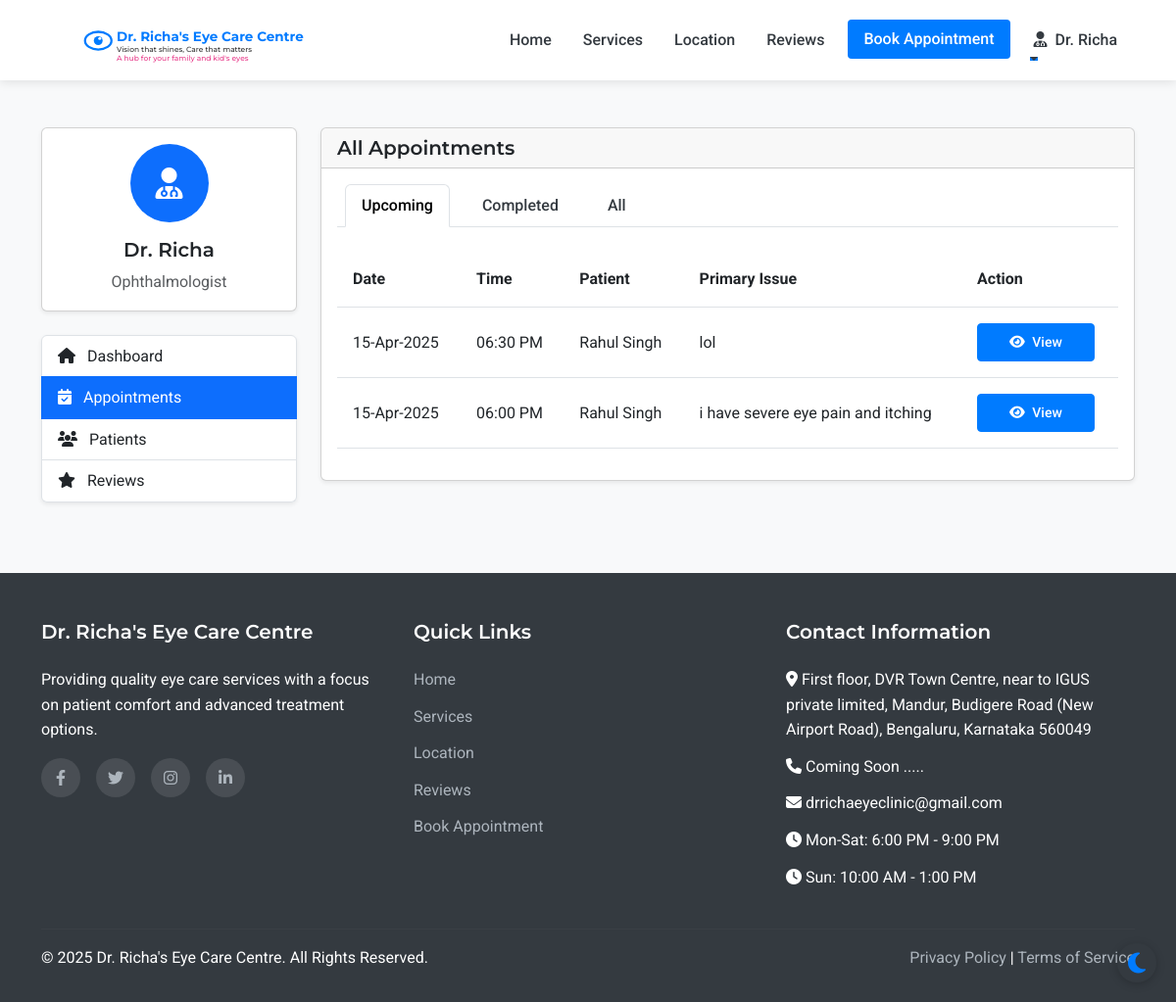
The page /admin/appointments (signed in) on the database as committed earlier.
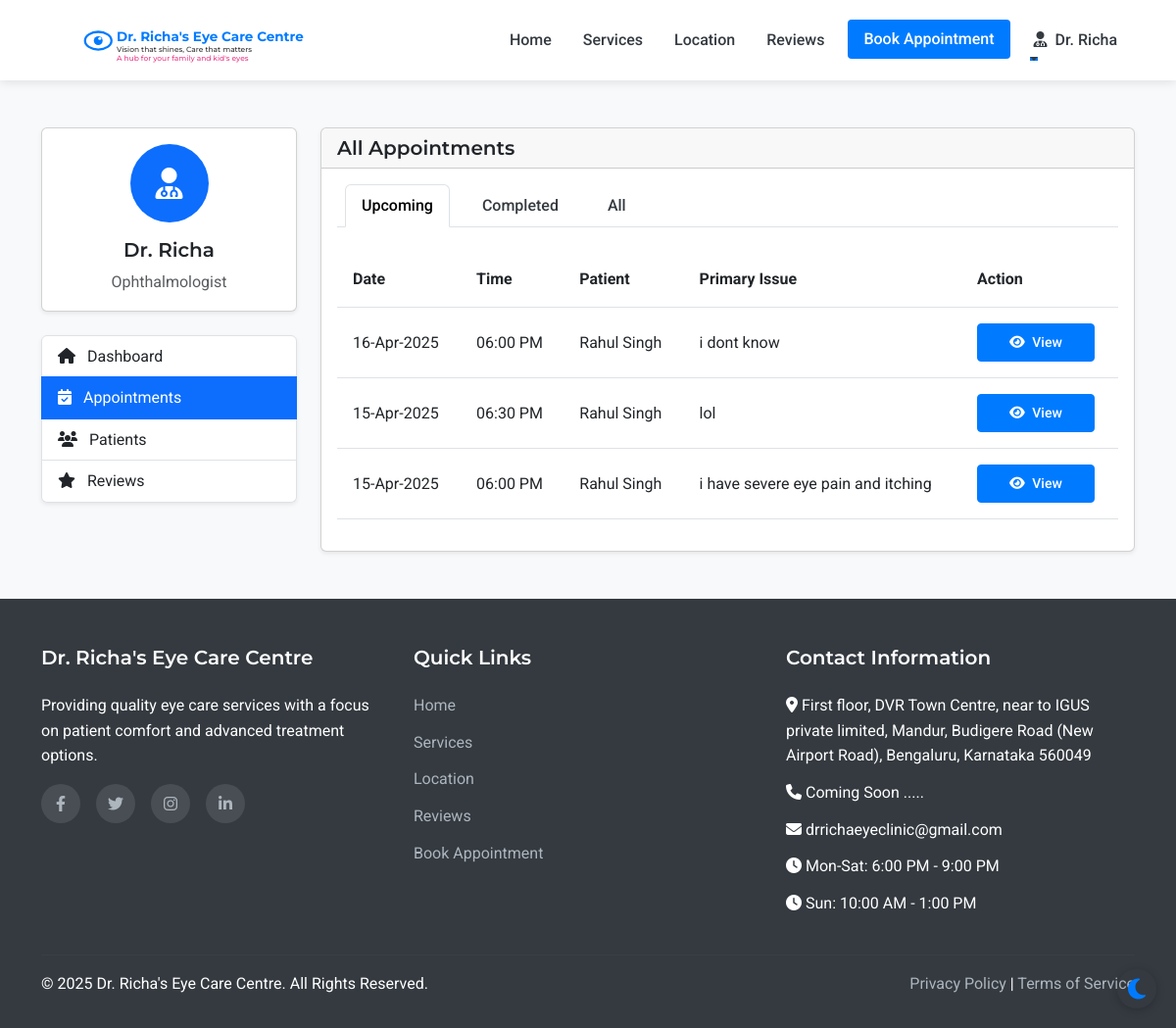
The same page on the database as committed later.
### models.py (models this page shows, shortened)
class Appointment(db.Model):
    id = db.Column(db.Integer, primary_key=True)
    patient_id = db.Column(db.Integer, db.ForeignKey('patient.id'), nullable=False)
    appointment_date = db.Column(db.Date, nullable=False)
    appointment_time = db.Column(db.Time, nullable=False)
    primary_issue = db.Column(db.Text, nullable=True)
    referral_info = db.Column(db.String(255), nullable=True)
    status = db.Column(db.String(20), default='scheduled')  # scheduled, completed, cancelled
    created_at = db.Column(db.DateTime, default=datetime.utcnow)
    consultation_fee = db.Column(db.Float, nullable=False, default=500.0)
    payment_status = db.Column(db.String(20), default='pending')  # pending, paid

class Patient(UserMixin, db.Model):
    id = db.Column(db.Integer, primary_key=True)
    full_name = db.Column(db.String(100), nullable=False)
    mobile_number = db.Column(db.String(15), nullable=False)
    email = db.Column(db.String(100), nullable=True)
    age = db.Column(db.Integer, nullable=False)
    password_hash = db.Column(db.String(256), nullable=True)
    is_registered = db.Column(db.Boolean, default=False)
    created_at = db.Column(db.DateTime, nullable=False, default=datetime.utcnow)
    appointments = db.relationship('Appointment', backref='patient', lazy=True)

### routes.py (the view)
@app.route('/admin/appointments')
@login_required
def admin_appointments():
    if not (isinstance(current_user, Admin) or isinstance(current_user, Doctor) or isinstance(current_user, Assistant)):
        flash('Access denied. Staff privileges required.', 'danger')
        return redirect(url_for('index'))
    appointments = Appointment.query.order_by(desc(Appointment.appointment_date), desc(Appointment.appointment_time)).all()
    return render_template('admin/appointments.html', appointments=appointments)

### templates/admin/appointments.html (shortened to what this page needs)
{% extends 'layout.html' %}
{% block content %}
<section class="py-5 bg-light">
    <div class="container">
        <div class="row">
            <div class="col-lg-3 mb-4">
                <div class="card shadow-sm mb-4">
                    <div class="card-body text-center">
                        <div class="avatar-circle bg-primary text-white mb-3">
                            <i class="fas fa-user-md fa-2x"></i>
                        </div>
                        <h5 class="card-title">Dr. Richa</h5>
                        <p class="card-text text-muted">Ophthalmologist</p>
                    </div>
                </div>
                <div class="list-group shadow-sm">
                    <a href="{{ url_for('admin_dashboard') }}" class="list-group-item list-group-item-action">
                        <i class="fas fa-home me-2"></i> Dashboard
                    </a>
                    <a href="{{ url_for('admin_appointments') }}" class="list-group-item list-group-item-action active">
                        <i class="fas fa-calendar-check me-2"></i> Appointments
                    </a>
                    <a href="{{ url_for('admin_patients') }}" class="list-group-item list-group-item-action">
                        <i class="fas fa-users me-2"></i> Patients
                    </a>
                    <a href="{{ url_for('admin_reviews') }}" class="list-group-item list-group-item-action">
                        <i class="fas fa-star me-2"></i> Reviews
                    </a>
                </div>
            </div>
            <div class="col-lg-9">
                <div class="card shadow-sm">
                    <div class="card-header">
                        <h5 class="mb-0">All Appointments</h5>
                    </div>
                    <div class="card-body">
                        <ul class="nav nav-tabs mb-4" id="appointmentTabs" role="tablist">
                            <li class="nav-item" role="presentation">
                                <button class="nav-link active" id="upcoming-tab" data-bs-toggle="tab" data-bs-target="#upcoming" type="button" role="tab" aria-controls="upcoming" aria-selected="true">Upcoming</button>
                            </li>
                            <li class="nav-item" role="presentation">
                                <button class="nav-link" id="completed-tab" data-bs-toggle="tab" data-bs-target="#completed" type="button" role="tab" aria-controls="completed" aria-selected="false">Completed</button>
                            </li>
                            <li class="nav-item" role="presentation">
                                <button class="nav-link" id="all-tab" data-bs-toggle="tab" data-bs-target="#all" type="button" role="tab" aria-controls="all" aria-selected="false">All</button>
                            </li>
                        </ul>
                        <div class="tab-content" id="appointmentTabsContent">
                            <div class="tab-pane fade show active" id="upcoming" role="tabpanel" aria-labelledby="upcoming-tab">
                                <div class="table-responsive">
                                    <table class="table table-hover">
                                        <thead>
                                            <tr>
                                                <th>Date</th>
                                                <th>Time</th>
                                                <th>Patient</th>
                                                <th>Primary Issue</th>
                                                <th>Action</th>
                                            </tr>
                                        </thead>
                                        <tbody>
                                            {% for appointment in appointments %}
                                                {% if appointment.appointment_date >= now.date() and appointment.status == 'scheduled' %}
                                                    <tr>
                                                        <td>{{ appointment.appointment_date.strftime('%d-%b-%Y') }}</td>
                                                        <td>{{ appointment.appointment_time.strftime('%I:%M %p') }}</td>
                                                        <td>{{ appointment.patient.full_name }}</td>
                                                        <td>{{ appointment.primary_issue or 'Not specified' }}</td>
                                                        <td>
                                                            <a href="{{ url_for('admin_appointment_view', appointment_id=appointment.id) }}" class="btn btn-sm btn-primary">
                                                                <i class="fas fa-eye me-1"></i> View
                                                            </a>
                                                        </td>
                                                    </tr>
                                                {% endif %}
                                            {% endfor %}
                                        </tbody>
                                    </table>
                                </div>
                            </div>
                        </div>
                    </div>
                </div>
            </div>
        </div>
    </div>
</section>
{% endblock %}

### templates/layout.html (shortened to what this page needs)
<!DOCTYPE html>
<html lang="en">
<head>
    <link href="https://cdn.jsdelivr.net/npm/bootstrap@5.3.0-alpha1/dist/css/bootstrap.min.css" rel="stylesheet">
    <link rel="stylesheet" href="https://cdn.jsdelivr.net/npm/flatpickr/dist/flatpickr.min.css">
    <link rel="stylesheet" href="https://cdnjs.cloudflare.com/ajax/libs/font-awesome/6.1.1/css/all.min.css">
    <link rel="stylesheet" href="{{ url_for('static', filename='css/style.css') }}">
</head>
<body>
    <nav class="navbar navbar-expand-lg sticky-top">
        <div class="container">
            <a class="navbar-brand" href="{{ url_for('index') }}" id="clinic-logo">
                <div id="interactive-logo-container" style="height: 60px;"></div>
            </a>
            <div class="collapse navbar-collapse" id="navbarNav">
                <ul class="navbar-nav ms-auto">
                    <li class="nav-item">
                        <a class="nav-link {% if request.path == url_for('index') %}active{% endif %}" href="{{ url_for('index') }}">Home</a>
                    </li>
                    <li class="nav-item">
                        <a class="nav-link {% if request.path == url_for('services') %}active{% endif %}" href="{{ url_for('services') }}">Services</a>
                    </li>
                    <li class="nav-item">
                        <a class="nav-link {% if request.path == url_for('location') %}active{% endif %}" href="{{ url_for('location') }}">Location</a>
                    </li>
                    <li class="nav-item">
                        <a class="nav-link {% if request.path == url_for('reviews') %}active{% endif %}" href="{{ url_for('reviews') }}">Reviews</a>
                    </li>
                    <li class="nav-item">
                        <a class="nav-link btn btn-primary text-white px-3 ms-lg-2" href="{{ url_for('appointment') }}">Book Appointment</a>
                    </li>
                    {% if current_user.is_authenticated %}
                        {% if current_user.__class__.__name__ == 'Patient' %}
                            <li class="nav-item dropdown">
                                <a class="nav-link dropdown-toggle" href="#" id="navbarDropdown" role="button" data-bs-toggle="dropdown" aria-expanded="false">
                                    <i class="fas fa-user me-1"></i> {{ current_user.full_name }}
                                </a>
                                <ul class="dropdown-menu dropdown-menu-end" aria-labelledby="navbarDropdown">
                                    <li><a class="dropdown-item" href="{{ url_for('patient_dashboard') }}">Dashboard</a></li>
                                    <li><a class="dropdown-item" href="{{ url_for('patient_appointments') }}">My Appointments</a></li>
                                    <li><a class="dropdown-item" href="{{ url_for('patient_medical_records') }}">Medical Records</a></li>
                                    <li><hr class="dropdown-divider"></li>
                                    <li><a class="dropdown-item" href="{{ url_for('patient_logout') }}">Logout</a></li>
                                </ul>
                            </li>
                        {% else %}
                            <li class="nav-item dropdown">
                                <a class="nav-link dropdown-toggle" href="#" id="navbarDropdown" role="button" data-bs-toggle="dropdown" aria-expanded="false">
                                    <i class="fas fa-user-md me-1"></i> Dr. Richa
                                </a>
                            </li>
                        {% endif %}
                    {% endif %}
                </ul>
            </div>
        </div>
    </nav>
    <main>
        {% block content %}{% endblock %}
    </main>
    <footer>
        <div class="container">
            <div class="row">
                <div class="col-md-4 mb-4 mb-md-0">
                    <h5>Dr. Richa's Eye Care Centre</h5>
                    <p class="mb-3">Providing quality eye care services with a focus on patient comfort and advanced treatment options.</p>
                    <div class="social-icons">
                        <a href="#" aria-label="Facebook"><i class="fab fa-facebook-f"></i></a>
                        <a href="#" aria-label="Twitter"><i class="fab fa-twitter"></i></a>
                        <a href="#" aria-label="Instagram"><i class="fab fa-instagram"></i></a>
                        <a href="#" aria-label="LinkedIn"><i class="fab fa-linkedin-in"></i></a>
                    </div>
                </div>
                <div class="col-md-4 mb-4 mb-md-0">
                    <h5>Quick Links</h5>
                    <ul>
                        <li><a href="{{ url_for('index') }}">Home</a></li>
                        <li><a href="{{ url_for('services') }}">Services</a></li>
                        <li><a href="{{ url_for('location') }}">Location</a></li>
                        <li><a href="{{ url_for('reviews') }}">Reviews</a></li>
                        <li><a href="{{ url_for('appointment') }}">Book Appointment</a></li>
                    </ul>
                </div>
                <div class="col-md-4">
                    <h5>Contact Information</h5>
                    <ul>
                        <li><i class="fas fa-map-marker-alt"></i> First floor, DVR Town Centre, near to IGUS private limited, Mandur, Budigere Road (New Airport Road), Bengaluru, Karnataka 560049</li>
                        <li><i class="fas fa-phone"></i> Coming Soon .....</li>
                        <li><i class="fas fa-envelope"></i> drrichaeyeclinic@gmail.com</li>
                        <li><i class="fas fa-clock"></i> Mon-Sat: 6:00 PM - 9:00 PM</li>
                        <li><i class="fas fa-clock"></i> Sun: 10:00 AM - 1:00 PM</li>
                    </ul>
                </div>
            </div>
            <hr class="mt-4 mb-3" style="border-color: rgba(255,255,255,0.1);">
            <div class="row">
                <div class="col-md-6">
                    <p class="mb-md-0">&copy; {{ now.year }} Dr. Richa's Eye Care Centre. All Rights Reserved.</p>
                </div>
                <div class="col-md-6 text-md-end">
                    <p class="mb-0">
                        <a href="#">Privacy Policy</a> |
                        <a href="#">Terms of Service</a>
                    </p>
                </div>
            </div>
        </div>
    </footer>
</body>
</html>

Rows that differ between the two databases and show on the page:
added Appointment: appointment_date "16-Apr-2025", appointment_time "06:00 PM", patient.full_name "Rahul Singh", primary_issue "i dont know"
